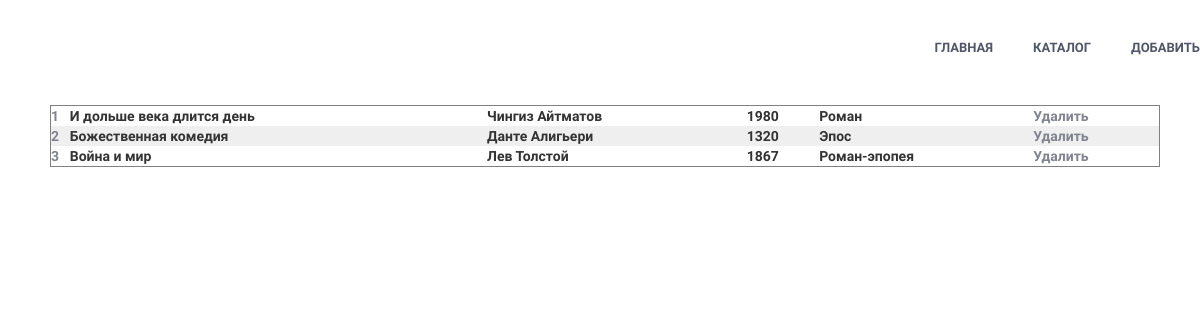
/books, run on the app's committed database.
### models.py (models this page shows)
class BaseModel(Model):
    class Meta:
        database = SqliteDatabase('books.db')

class Book(BaseModel):
    id = PrimaryKeyField(null=True)
    title = CharField(max_length=100)
    author = CharField(max_length=50)
    year = IntegerField()
    genre = CharField(max_length=50)
    description = TextField()
    img = CharField(max_length=200)
    class Meta:
        db_table = 'book'

### views.py (the view)
@app.route('/books', methods=['GET', 'POST'])
def books():
    book = Book.select()
    return render_template('books.html', links=links, book = book)

### templates/books.html (shortened to what this page needs)
{% extends 'base.html' %}
{% block books %}
    <div class="container content-lg">
        <table class="model_table">
            {% for i in book %}
            <tr>
                <th><a href="/update/{{ i.id }}">{{i.id}}</a></th>
                <th>{{i.title}}</th>
                <th>{{i.author}}</th>
                <th>{{i.year}}</th>
                <th>{{i.genre}}</th>
                <th><a href="/delete/{{ i.id }}">Удалить</a></th>
            </tr>
            {% endfor %}
        </table>
    </div>
{% endblock %}

### templates/base.html (shortened to what this page needs)
<!doctype html>
<html lang="en">
<head>
    <link href="https://example.com/css/style.css" rel="stylesheet" type="text/css">
    <link href="https://cdn.jsdelivr.net/npm/bootstrap@5.3.0-alpha1/dist/css/bootstrap.min.css" rel="stylesheet">
        <link href="{{ url_for('static', filename='vendor/simple-line-icons/css/simple-line-icons.css') }}" rel='stylesheet' type="text/css"/>
        <link href="{{ url_for('static', filename='vendor/bootstrap/css/bootstrap.min.css') }}" rel="stylesheet" type="text/css"/>
        <link href="{{ url_for('static', filename='css/animate.css') }}" rel="stylesheet">
        <link href="{{ url_for('static', filename='vendor/swiper/css/swiper.min.css') }}" rel="stylesheet" type="text/css"/>
        <link href="{{ url_for('static', filename='css/layout.min.css') }}" rel="stylesheet" type="text/css"/>
</head>
<body id="body" data-spy="scroll" data-target=".header">
    <header class="header navbar-fixed-top">
        <dic class="content">
            <ul class="nav justify-content-end" >
                <li role="presentation" class="js_nav-item nav-item"><a class="nav-item-child nav-item-hover" href="/">Главная</a></li>
                <li role="presentation" class="nav-item"><a class="nav-item-child nav-item-hover" href="books">Каталог</a></li>
                <li role="presentation" class="nav-item"><a class="nav-item-child nav-item-hover" href="add">Добавить</a></li>
            </ul>
        </dic>
    </header>
    {% block books %}
    {% endblock %}
</body>
</html>

### templates/base.html (style rules this page uses)
header { position: fixed; width: 100%; height: 80px; background: white; border-color: #3c3c3c; top:0; text-align: center; color: #3c3c3c; line-height: 50px; }

### templates/books.html (style rules this page uses)
table { border-collapse: collapse; border: 1px solid grey; }
.model_table { margin: 5px; width: 100%; }
.model_table tr:nth-child(even) { background-color: #efefef; }

### data on the page
Book: id "1", title "И дольше века длится день", author "Чингиз Айтматов", year "1980", genre "Роман"
Book: id "2", title "Божественная комедия", author "Данте Алигьери", year "1320", genre "Эпос"
Book: id "3", title "Война и мир", author "Лев Толстой", year "1867", genre "Роман-эпопея"
